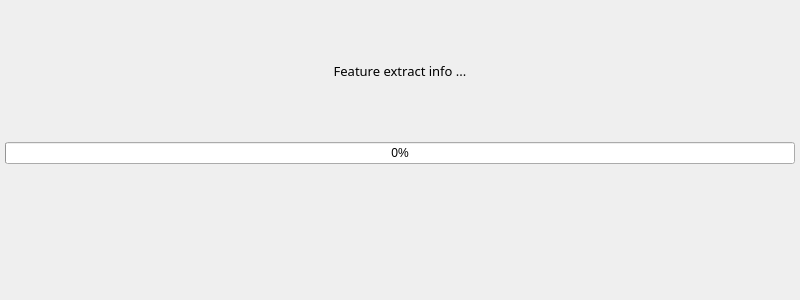
<?xml version="1.0" encoding="UTF-8"?>
<ui version="4.0">
    <class>widget_progress_bar</class>
    <widget class="QWidget" name="widget_progress_bar">
        <property name="geometry">
            <rect>
                <x>0</x>
                <y>0</y>
                <width>800</width>
                <height>300</height>
            </rect>
        </property>
        <property name="sizePolicy">
            <sizepolicy hsizetype="Fixed" vsizetype="Fixed">
                <horstretch>0</horstretch>
                <verstretch>0</verstretch>
            </sizepolicy>
        </property>
        <property name="minimumSize">
            <size>
                <width>500</width>
                <height>100</height>
            </size>
        </property>
        <property name="maximumSize">
            <size>
                <width>800</width>
                <height>300</height>
            </size>
        </property>
        <property name="windowTitle">
            <string>Form</string>
        </property>
        <property name="styleSheet">
            <string notr="true">font: 10pt &quot;黑体&quot;;</string>
        </property>
        <layout class="QVBoxLayout" name="verticalLayout" stretch="1,1,1">
            <property name="spacing">
                <number>5</number>
            </property>
            <property name="leftMargin">
                <number>5</number>
            </property>
            <property name="topMargin">
                <number>5</number>
            </property>
            <property name="rightMargin">
                <number>5</number>
            </property>
            <property name="bottomMargin">
                <number>5</number>
            </property>
            <item>
                <widget class="QLabel" name="feature_extract_info_label">
                    <property name="font">
                        <font>
                            <family>黑体</family>
                            <pointsize>10</pointsize>
                            <weight>50</weight>
                            <italic>false</italic>
                            <bold>false</bold>
                        </font>
                    </property>
                    <property name="text">
                        <string>Feature extract info ...</string>
                    </property>
                    <property name="alignment">
                        <set>Qt::AlignCenter</set>
                    </property>
                </widget>
            </item>
            <item>
                <widget class="QProgressBar" name="progressBar">
                    <property name="sizePolicy">
                        <sizepolicy hsizetype="Expanding" vsizetype="Fixed">
                            <horstretch>0</horstretch>
                            <verstretch>0</verstretch>
                        </sizepolicy>
                    </property>
                    <property name="inputMethodHints">
                        <set>Qt::ImhNone</set>
                    </property>
                    <property name="value">
                        <number>0</number>
                    </property>
                    <property name="textVisible">
                        <bool>true</bool>
                    </property>
                    <property name="invertedAppearance">
                        <bool>false</bool>
                    </property>
                </widget>
            </item>
            <item>
                <spacer name="verticalSpacer">
                    <property name="orientation">
                        <enum>Qt::Vertical</enum>
                    </property>
                    <property name="sizeHint" stdset="0">
                        <size>
                            <width>20</width>
                            <height>40</height>
                        </size>
                    </property>
                </spacer>
            </item>
        </layout>
    </widget>
    <resources/>
    <connections/>
</ui>
